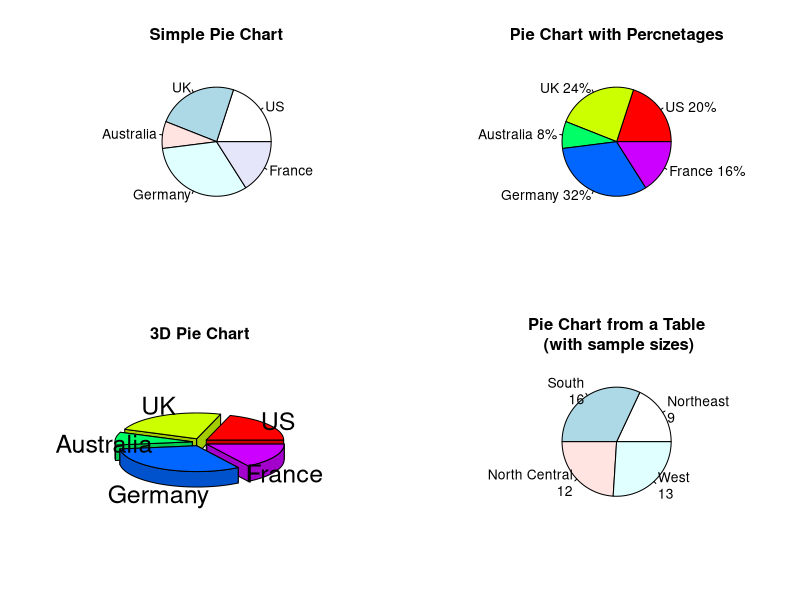

Source code (R):
#PIE CHARTS
#difficult to compare values of slices
par(mfrow=c(2,2)) #4 graphs on 1
slices<-c(10, 12,4,16,8)
lbls<-c("US","UK","Australia","Germany" ,"France")

pie(slices, labels=lbls, main="Simple Pie Chart")

pct<- round(slices/sum(slices)*100)
lbls2<-paste(lbls, " ", pct, "%", sep="") # add % to chart
pie(slices, labels=lbls2, col=rainbow(length(lbls2)), main="Pie Chart with Percnetages")

library(plotrix)
pie3D(slices, labels=lbls,explode=0.1, main="3D Pie Chart")

mytable <- table(state.region)
lbls3 <- paste(names(mytable), "\n", mytable, sep="")
pie(mytable, labels = lbls3, main="Pie Chart from a Table\n (with sample sizes)")
